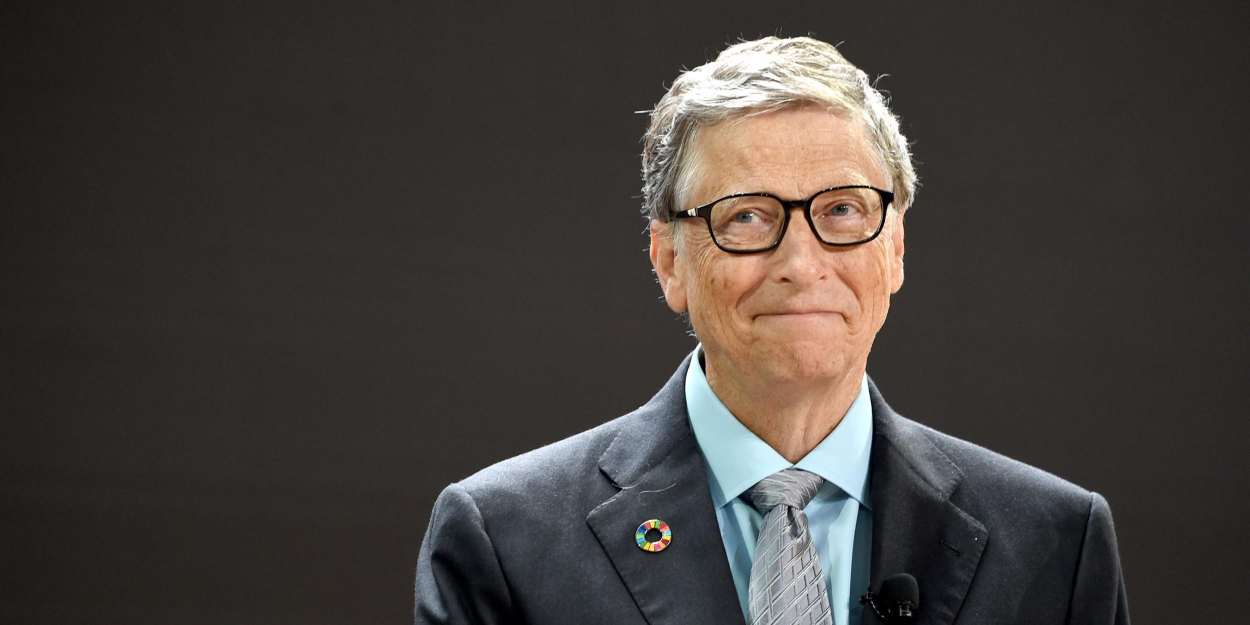
#> input picture Artificial Intelligence/Computer Vision/Instance Segmentation/billgates.jpg, 2500 x 1250 px (shown at 1/2 size)
$ jupyter execute --allow-errors 'Image Segmentation.ipynb'
#> lines starting #> are read from the running program, lines starting #| are printed output that depends on the picture
# Workflow
-----------------------------
1. Read image.
2. Read label given in the model.
3. Read Model weights.
4. Read Model configuration.
5. Resize image to reduce number of pixels keeping aspect ratio.
6. Convert it to blob (required for input to the model).
7. Set blob as input to the model.
8. Predict from model using tuple unpacking in variables box and mask(here we dont need mask) using net.forward().
9. Put box on image
10. Resize the detected image to its original dimension(if you want)

#### https://www.learnopencv.com/deep-learning-based-object-detection-and-instance-segmentation-using-mask-r-cnn-in-opencv-python-c/

[cell 1]
import cv2
import matplotlib.pyplot as plt

[cell 2]
def imshow(img):
    plt.imshow(img, cmap='gray')

[cell 3]
img = cv2.imread(r'billgates.jpg')
#> img is the input picture: shape (1250, 2500, 3); mean B, G, R 58.9, 62.5, 67.5
img = cv2.cvtColor(img, cv2.COLOR_BGR2RGB)

[cell 4]
imshow(img)

[cell 5]
labelpath = r'E:\dev\to_be_uploaded\opencv-instance-segmentation\mask-rcnn-coco\object_detection_classes_coco.txt'
#> (the rest of this cell did not finish here and is left out)

[cell 6]
configpath = r'E:\dev\to_be_uploaded\opencv-instance-segmentation\mask-rcnn-coco\mask_rcnn_inception_v2_coco_2018_01_28.pbtxt'
weightpath = r'E:\dev\to_be_uploaded\opencv-instance-segmentation\mask-rcnn-coco\frozen_inference_graph.pb'

#> (a cell that did not finish here is left out)

Choice of Interpolation Method for Resizing
-----------------------------------------------------------------------------------
1. cv2.INTER_AREA: This is used when we need need to shrink an image.
2. cv2.INTER_CUBIC: This is slow but more efficient.
3. cv2.INTER_LINEAR: This is primarily used when zooming is required. This is the default interpolation technique.
--------------------------------------------------------------------------------------

[cell 8]
# Resizing by maintaing the aspect raio

def resize(image, width=None, height=None):
#> called with width = 300
    (h, w) = image.shape[:2]
#> h = 1250; w = 2500

    if width is None:
        # calculate the ratio of the height and construct the
        # dimensions
        r = height / float(h)
        dim = (int(w * r), height)

    # otherwise, the height is None
    else:
        # calculate the ratio of the width and construct the
        # dimensions
        r = width / float(w)
#> r = 0.12
        dim = (width, int(h * r))
#> dim = (300, 150)

    # resize the image
    resized = cv2.resize(image, dim, interpolation = cv2.INTER_LINEAR)
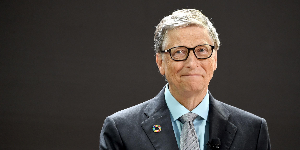
#> resized: shape (150, 300, 3); mean R, G, B 67.4, 62.3, 58.8

    return resized

[cell 9]
img = resize(img, width=300)

[cell 10]
imshow(img)

https://stackoverflow.com/questions/37689423/convert-between-nhwc-and-nchw-in-tensorflow

[cell 11]
# Blobs are the type of inputs for model and it returns a 4-D matrix with NCHW dimensions order.
# N - Number of image in the batch
# C - Channel
# H - Height of image
# W - Width of image
blob = cv2.dnn.blobFromImage(img, swapRB=False, crop=False)

[cell 12]
blob.shape
#> Out = (1, 3, 150, 300)

[cell 13]
imshow(blob[0, 0, :, :]) # Red channel
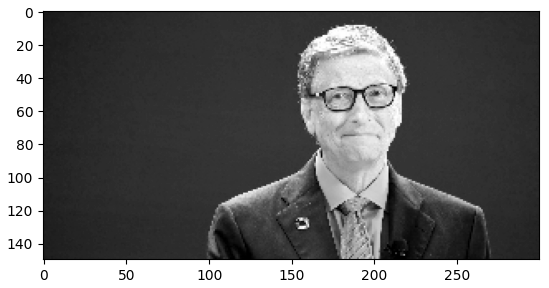
#> figure drawn by matplotlib, 1 panel

[cell 14]
imshow(blob[0, 1, :, :]) # Blue channel
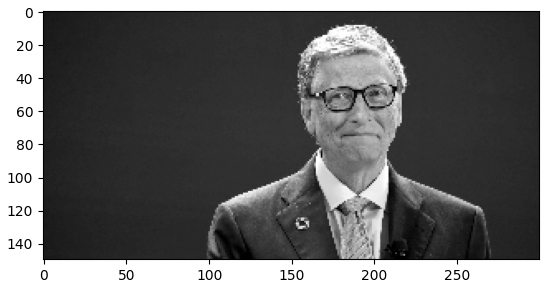
#> figure drawn by matplotlib, 1 panel

[cell 15]
imshow(blob[0, 2, :, :]) # Green Channel
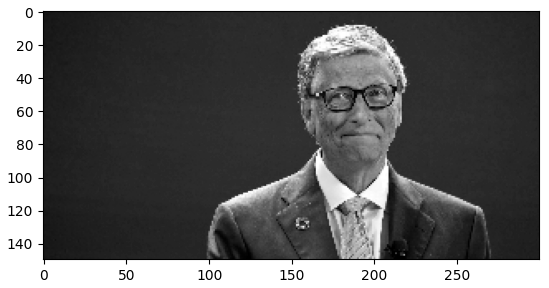
#> figure drawn by matplotlib, 1 panel

#> (a cell that did not finish here is left out)

The blob is then passed in to the network as its input and a forward pass is run to get a list of predicted bounding boxes and the object masks from the output layers named as ‘detection_out_final‘ and ‘detection_masks‘ in the network.

box cordinates = left, top, right and bottom locations of the bounding box of the detected object in the frame

the top scoring 100 detection boxes are processed by the mask prediction branch. So, with 100 ROIs and 90 object classes, the mask prediction part of the network outputs a 4D tensor of size 100x90x15x15, where each mask is of size 15×15.

#> (a cell that did not finish here is left out)

#> (a cell that did not finish here is left out)

#> (a cell that did not finish here is left out)

#> (a cell that did not finish here is left out)

[cell 21]
H = img.shape[0]
#> H = 150
W = img.shape[1]
#> W = 300
img.shape
#> Out = (150, 300, 3)
